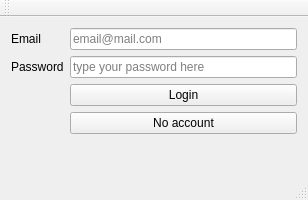
<?xml version="1.0" encoding="UTF-8"?>
<ui version="4.0">
 <class>MainWindow</class>
 <widget class="QMainWindow" name="MainWindow">
  <property name="geometry">
   <rect>
    <x>0</x>
    <y>0</y>
    <width>308</width>
    <height>200</height>
   </rect>
  </property>
  <property name="windowTitle">
   <string>MainWindow</string>
  </property>
  <widget class="QWidget" name="centralWidget">
   <layout class="QFormLayout" name="formLayout">
    <item row="0" column="0">
     <widget class="QLabel" name="label">
      <property name="text">
       <string>Email</string>
      </property>
     </widget>
    </item>
    <item row="0" column="1">
     <widget class="QLineEdit" name="le_email">
      <property name="placeholderText">
       <string>email@mail.com</string>
      </property>
     </widget>
    </item>
    <item row="1" column="0">
     <widget class="QLabel" name="label_2">
      <property name="text">
       <string>Password</string>
      </property>
     </widget>
    </item>
    <item row="1" column="1">
     <widget class="QLineEdit" name="le_pass">
      <property name="frame">
       <bool>true</bool>
      </property>
      <property name="echoMode">
       <enum>QLineEdit::Password</enum>
      </property>
      <property name="placeholderText">
       <string>type your password here</string>
      </property>
     </widget>
    </item>
    <item row="2" column="1">
     <widget class="QPushButton" name="pb_login">
      <property name="text">
       <string>Login</string>
      </property>
     </widget>
    </item>
    <item row="3" column="1">
     <widget class="QPushButton" name="pb_noAccount">
      <property name="text">
       <string>No account</string>
      </property>
     </widget>
    </item>
   </layout>
  </widget>
  <widget class="QMenuBar" name="menuBar">
   <property name="geometry">
    <rect>
     <x>0</x>
     <y>0</y>
     <width>308</width>
     <height>22</height>
    </rect>
   </property>
  </widget>
  <widget class="QToolBar" name="mainToolBar">
   <attribute name="toolBarArea">
    <enum>TopToolBarArea</enum>
   </attribute>
   <attribute name="toolBarBreak">
    <bool>false</bool>
   </attribute>
  </widget>
  <widget class="QStatusBar" name="statusBar"/>
 </widget>
 <layoutdefault spacing="6" margin="11"/>
 <resources/>
 <connections/>
</ui>
